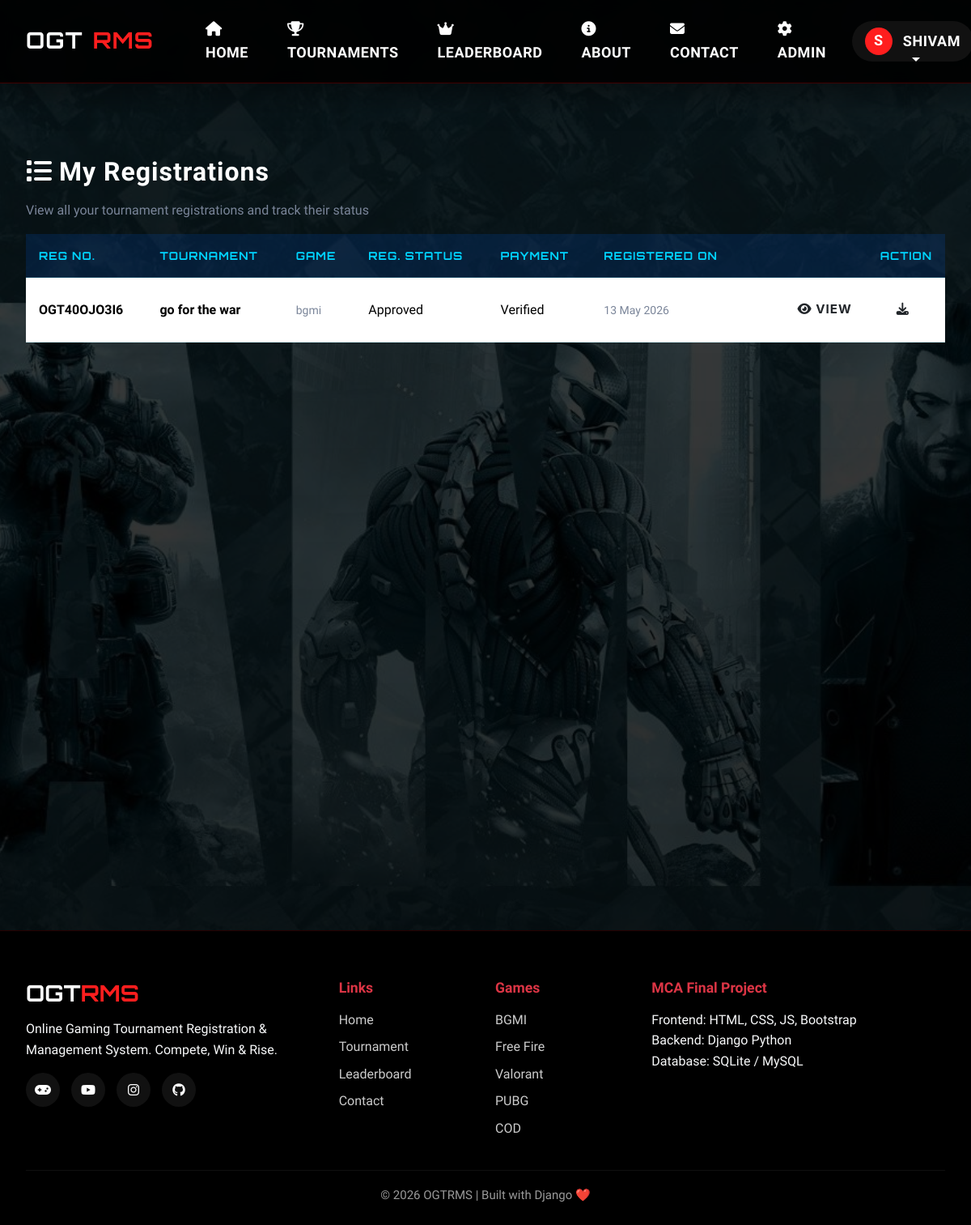
The page /dashboard/registrations/ (signed in) on the database its author committed.
### core/models.py (models this page shows, shortened)
class Registration(models.Model):
    user = models.ForeignKey(User, on_delete=models.CASCADE, related_name='registrations')
    tournament = models.ForeignKey(Tournament, on_delete=models.CASCADE, related_name='registrations')
    full_name = models.CharField(max_length=200)
    email = models.EmailField()
    mobile = models.CharField(max_length=15)
    ingame_uid = models.CharField(max_length=100)
    ingame_name = models.CharField(max_length=100)
    team_name = models.CharField(max_length=100, blank=True)
    team_members = models.TextField(blank=True)
    payment_screenshot = models.ImageField(upload_to='payments/', blank=True, null=True)
    payment_reference = models.CharField(max_length=100, blank=True)
    payment_status = models.CharField(max_length=10, choices=PAYMENT_STATUS, default='PENDING')
    registration_status = models.CharField(max_length=15, choices=REGISTRATION_STATUS, default='PENDING')
    registration_number = models.CharField(max_length=20, unique=True, blank=True)
    admin_notes = models.TextField(blank=True)
    registered_at = models.DateTimeField(auto_now_add=True)
    updated_at = models.DateTimeField(auto_now=True)
    approved_at = models.DateTimeField(null=True, blank=True)
    class Meta:
        verbose_name = "Registration"
        verbose_name_plural = "Registrations"
        ordering = ['-registered_at']
        unique_together = ['user', 'tournament']

class Tournament(models.Model):
    game = models.ForeignKey(Game, on_delete=models.CASCADE, related_name='tournaments')
    title = models.CharField(max_length=200)
    description = models.TextField()
    tournament_type = models.CharField(max_length=10, choices=TOURNAMENT_TYPE, default='SQUAD')
    status = models.CharField(max_length=15, choices=TOURNAMENT_STATUS, default='UPCOMING')
    entry_fee = models.DecimalField(max_digits=10, decimal_places=2, default=0)
    prize_pool = models.DecimalField(max_digits=12, decimal_places=2, default=0)
    first_prize = models.DecimalField(max_digits=10, decimal_places=2, default=0)
    second_prize = models.DecimalField(max_digits=10, decimal_places=2, default=0)
    third_prize = models.DecimalField(max_digits=10, decimal_places=2, default=0)
    total_slots = models.IntegerField(default=100)
    registered_slots = models.IntegerField(default=0)
    start_date = models.DateTimeField()
    end_date = models.DateTimeField()
    registration_deadline = models.DateTimeField()
    room_id = models.CharField(max_length=50, blank=True)
    room_password = models.CharField(max_length=50, blank=True)
    rules = models.TextField(blank=True)
    map_name = models.CharField(max_length=100, blank=True)
    is_featured = models.BooleanField(default=False)
    upi_id = models.CharField(max_length=100, default='ogtrms@upi')
    banner_image = models.ImageField(upload_to='tournament_banners/', blank=True, null=True)
    created_at = models.DateTimeField(auto_now_add=True)
    updated_at = models.DateTimeField(auto_now=True)
    class Meta:
        verbose_name = "Tournament"
        verbose_name_plural = "Tournaments"
        ordering = ['-created_at']

class Game(models.Model):
    name = models.CharField(max_length=100, choices=GAME_CHOICES)
    display_name = models.CharField(max_length=100)
    description = models.TextField()
    image = models.ImageField(upload_to='games/', blank=True, null=True)
    banner = models.ImageField(upload_to='banners/', blank=True, null=True)
    genre = models.CharField(max_length=50, default='Battle Royale')
    is_active = models.BooleanField(default=True)
    created_at = models.DateTimeField(auto_now_add=True)
    class Meta:
        verbose_name = "Game"
        verbose_name_plural = "Games"

### core/views.py (the view)
# urls.py: path('dashboard/registrations/', views.my_registrations, name='my_registrations'),
@login_required
def my_registrations(request):
    registrations = Registration.objects.filter(
        user=request.user
    ).select_related('tournament__game').order_by('-registered_at')
    paginator = Paginator(registrations, 10)
    page = request.GET.get('page', 1)
    context = {'registrations': paginator.get_page(page)}
    return render(request, 'core/user/my_registrations.html', context)

### core/context_processors.py (called while the page is built)
def site_context(request):
    context = {
        'site_name': 'OGTRMS',
        'site_tagline': 'Online Gaming Tournament Registration & Management System',
    }
    if request.user.is_authenticated:
        unread_count = Notification.objects.filter(
            Q(user=request.user) | Q(is_global=True),
            is_read=False
        ).count()
        context['unread_notifications'] = unread_count
    live_count = Tournament.objects.filter(status='LIVE').count()
    context['live_tournament_count'] = live_count
    return context

### core/templates/core/user/my_registrations.html (shortened to what this page needs)
{% extends 'core/base.html' %}
{% load static %}
{% block content %}
<section class="page-banner">
    <div class="container">
        <h1 class="page-banner-title"><i class="fas fa-list me-2"></i>My Registrations</h1>
        <p class="text-muted">View all your tournament registrations and track their status</p>
    </div>
</section>
<section class="section-padding">
    <div class="container">
        {% if registrations %}
        <div class="table-responsive">
            <table class="table table-gaming">
                <thead>
                    <tr>
                        <th>Reg No.</th>
                        <th>Tournament</th>
                        <th>Game</th>
                        <th>Reg. Status</th>
                        <th>Payment</th>
                        <th>Registered On</th>
                        <th class="text-end">Action</th>
                    </tr>
                </thead>
                <tbody>
                    {% for registration in registrations %}
                    <tr>
                        <td class="text-neon fw-bold text-monospace">{{ registration.registration_number }}</td>
                        <td class="fw-bold">{{ registration.tournament.title }}</td>
                        <td class="text-muted small">{{ registration.tournament.game.display_name }}</td>
                        <td>
                            <span class="status-pill pill-{{ registration.registration_status }}">
                                {{ registration.get_registration_status_display }}
                            </span>
                        </td>
                        <td>
                            <span class="status-pill pill-{{ registration.payment_status }}">
                                {{ registration.get_payment_status_display }}
                            </span>
                        </td>
                        <td class="text-muted small">{{ registration.registered_at|date:"d M Y" }}</td>
                        <td class="text-end">
                            <div class="btn-group btn-group-sm">
                                <a href="{% url 'registration_detail_user' registration.pk %}" class="btn btn-outline-neon">
                                    <i class="fas fa-eye"></i> View
                                </a>
                                <a href="{% url 'download_receipt' registration.pk %}" class="btn btn-outline-neon" title="Download Receipt">
                                    <i class="fas fa-download"></i>
                                </a>
                            </div>
                        </td>
                    </tr>
                    {% endfor %}
                </tbody>
            </table>
        </div>
        {% endif %}
    </div>
</section>
{% endblock %}

### core/templates/core/base.html (shortened to what this page needs)
{% load static %}
<!DOCTYPE html>
<html lang="en">
<head>
<link href="https://cdn.jsdelivr.net/npm/bootstrap@5.3.2/dist/css/bootstrap.min.css" rel="stylesheet">
<link rel="stylesheet" href="https://cdnjs.cloudflare.com/ajax/libs/font-awesome/6.5.0/css/all.min.css">
<link rel="stylesheet" href="{% static 'css/main.css' %}">
</head>
<body>
<nav class="navbar navbar-expand-lg navbar-dark fixed-top">
<div class="container">
<a class="navbar-brand" href="{% url 'home' %}">
OGT<span class="brand-red">RMS</span>
</a>
<div class="collapse navbar-collapse" id="navMenu">
<ul class="navbar-nav me-auto ms-4">
<li class="nav-item">
<a class="nav-link" href="{% url 'home' %}">
<i class="fas fa-home me-1"></i> Home
</a>
</li>
<li class="nav-item">
<a class="nav-link" href="{% url 'tournaments_list' %}">
<i class="fas fa-trophy me-1"></i> Tournaments
</a>
</li>
<li class="nav-item">
<a class="nav-link" href="{% url 'leaderboard' %}">
<i class="fas fa-crown me-1"></i> Leaderboard
</a>
</li>
<li class="nav-item">
<a class="nav-link" href="{% url 'about' %}">
<i class="fas fa-info-circle me-1"></i> About
</a>
</li>
<li class="nav-item">
<a class="nav-link" href="{% url 'contact' %}">
<i class="fas fa-envelope me-1"></i> Contact
</a>
</li>
{% if user.is_staff %}
<li class="nav-item">
<a class="nav-link text-danger" href="{% url 'admin_dashboard' %}">
<i class="fas fa-cog me-1"></i> Admin
</a>
</li>
{% endif %}
</ul>
<ul class="navbar-nav align-items-center">
{% if user.is_authenticated %}
<li class="nav-item dropdown">
<a class="nav-link dropdown-toggle user-box" href="#" data-bs-toggle="dropdown">
<span class="avatar">
{{ user.username|first|upper }}
</span>
{{ user.username }}
</a>
</li>
{% endif %}
</ul>
</div>
</div>
</nav>
<main>
{% block content %}{% endblock %}
</main>
<footer>
<div class="container">
<div class="row g-4">
<div class="col-lg-4">
<h3 class="footer-title">
OGT<span class="brand-red">RMS</span>
</h3>
<p class="text-light">
Online Gaming Tournament Registration & Management System.
Compete, Win & Rise.
</p>
<div class="social mt-3">
<a href="https://www.oneplay.in/dashboard/home" target="_blank">
<i class="fas fa-gamepad"></i>
</a>
<a href="https://youtube.com/@nonstopgaming_" target="_blank">
<i class="fab fa-youtube"></i>
</a>
<a href="https://www.instagram.com/raistarff" target="_blank">
<i class="fab fa-instagram"></i>
</a>
<a href="https://github.com/shivamkaushik180-stack" target="_blank">
<i class="fab fa-github"></i>
</a>
</div>
</div>
<div class="col-lg-2 col-6">
<h5 class="mb-3 text-danger">Links</h5>
<div class="footer-links">
<a href="{% url 'home' %}">Home</a>
<a href="{% url 'tournaments_list' %}">Tournament</a>
<a href="{% url 'leaderboard' %}">Leaderboard</a>
<a href="{% url 'contact' %}">Contact</a>
</div>
</div>
<div class="col-lg-2 col-6">
<h5 class="mb-3 text-danger">Games</h5>
<div class="footer-links">
<a href="#">BGMI</a>
<a href="#">Free Fire</a>
<a href="#">Valorant</a>
<a href="#">PUBG</a>
<a href="#">COD</a>
</div>
</div>
<div class="col-lg-4">
<h5 class="mb-3 text-danger">MCA Final Project</h5>
<p class="text-light">
Frontend: HTML, CSS, JS, Bootstrap<br>
Backend: Django Python<br>
Database: SQLite / MySQL
</p>
</div>
</div>
<div class="copy text-center">
© 2026 OGTRMS | Built with Django ❤️
</div>
</div>
</footer>
</body>
</html>

### core/static/css/main.css (style rules this page uses)
:root { --primary-color: #0066ff; --primary-dark: #004bb8; --accent-cyan: #00d4ff; --accent-green: #00ff88; --accent-purple: #9d4edd; --accent-pink: #ff006e; --accent-gold: #ffd700; --bg-primary: #0a0e27; --bg-secondary: #111a3a; --bg-tertiary: #1a2550; --bg-hover: #222f5a; --bg-overlay: rgba(10, 14, 39, 0.95); --text-primary: #e8eef5; --text-secondary: #a8b5c7; --text-tertiary: #7a8599; --text-white: #ffffff; --border-primary: rgba(0, 212, 255, 0.15); --border-hover: rgba(0, 212, 255, 0.35); --glow-primary: rgba(0, 102, 255, 0.3); --glow-accent: rgba(0, 212, 255, 0.2); --gradient-primary: linear-gradient(135deg, #0a0e27 0%, #111a3a 50%, #1a2550 100%); --gradient-card: linear-gradient(145deg, #111a3a 0%, #1a2550 50%, #222f5a 100%); --gradient-accent: linear-gradient(135deg, #0066ff 0%, #00d4ff 100%); --gradient-premium: linear-gradient(135deg, #9d4edd 0%, #ff006e 50%, #ffd700 100%); --font-primary: 'Inter', 'Segoe UI', sans-serif; --font-gaming: 'Orbitron', monospace; --font-display: 'Space Grotesk', 'Rajdhani', sans-serif; }
* { box-sizing: border-box; }
html { scroll-behavior: smooth; font-size: 16px; }
body { background: var(--bg-primary); background-attachment: fixed; color: var(--text-primary); font-family: var(--font-primary); font-size: 1rem; line-height: 1.6; overflow-x: hidden; position: relative; }
h1, h2, h3, h4, h5, h6 { font-family: var(--font-display); color: var(--text-white); font-weight: 700; line-height: 1.2; margin-bottom: 1rem; }
h1 { font-size: 3rem; letter-spacing: -1px; }
h3 { font-size: 1.8rem; }
h5 { font-size: 1.1rem; }
p { margin-bottom: 1rem; color: var(--text-secondary); }
a { color: var(--accent-cyan); text-decoration: none; transition: all 0.3s cubic-bezier(0.34, 1.56, 0.64, 1); }
.navbar { background: linear-gradient(180deg, rgba(10, 14, 39, 0.98) 0%, rgba(17, 26, 58, 0.95) 100%); border-bottom: 1px solid var(--border-primary); backdrop-filter: blur(30px); padding: 1rem 0; position: sticky; top: 0; z-index: 1000; box-shadow: 0 10px 40px rgba(0, 0, 0, 0.5); }
.navbar-brand { display: flex; align-items: center; gap: 12px; font-family: var(--font-gaming); font-size: 1.4rem; font-weight: 900; color: var(--text-white); letter-spacing: 2px; text-decoration: none; }
.nav-link { color: var(--text-secondary) !important; font-weight: 600; font-size: 0.95rem; padding: 0.5rem 1rem !important; border-radius: 6px; transition: all 0.3s ease; position: relative; text-transform: uppercase; letter-spacing: 0.5px; }
.nav-link::after { content: ''; position: absolute; bottom: 0; left: 50%; width: 0; height: 2px; background: linear-gradient(90deg, var(--primary-color), var(--accent-cyan)); transform: translateX(-50%); transition: width 0.3s ease; }
.btn { font-family: var(--font-primary); font-weight: 700; letter-spacing: 1px; text-transform: uppercase; border: none; border-radius: 8px; padding: 12px 28px; transition: all 0.3s cubic-bezier(0.34, 1.56, 0.64, 1); position: relative; overflow: hidden; cursor: pointer; font-size: 0.95rem; }
.btn::before { content: ''; position: absolute; inset: 0; background: rgba(255, 255, 255, 0.1); transform: translateX(-100%); transition: transform 0.4s ease; z-index: 0; }
.table { color: var(--text-primary); border-collapse: separate; border-spacing: 0; width: 100%; }
.table thead { background: rgba(0, 102, 255, 0.08); }
.table thead th { background: rgba(0, 102, 255, 0.08); color: var(--accent-cyan); border: none; border-bottom: 1.5px solid var(--border-primary); padding: 1rem; font-family: var(--font-gaming); font-size: 0.85rem; font-weight: 700; letter-spacing: 1px; text-transform: uppercase; text-align: left; }
.table tbody td { border-bottom: 1px solid var(--border-primary); padding: 1rem; vertical-align: middle; }
.table tbody tr { transition: all 0.3s ease; }
footer { background: var(--gradient-primary); border-top: 1px solid var(--border-primary); padding: 3rem 0 1rem; margin-top: 5rem; }
.container { max-width: 1280px; margin: 0 auto; padding: 0 2rem; }
.text-center { text-align: center; }
.text-muted { color: var(--text-tertiary) !important; }
.section-padding { min-height: 100vh; position: relative; }
.page-banner-title { font-size: 2rem; font-weight: 800; letter-spacing: 1px; }

### rows shown on the page
Registration: registration_number "OGT40OJO3I6", tournament "go for the war", tournament.game.display_name "bgmi", registration_status "Approved", payment_status "Verified", registered_at "13 May 2026"

### other values the page prints
{{ user.username|first|upper }} "S"
{{ user.username }} "SHIVAM"
